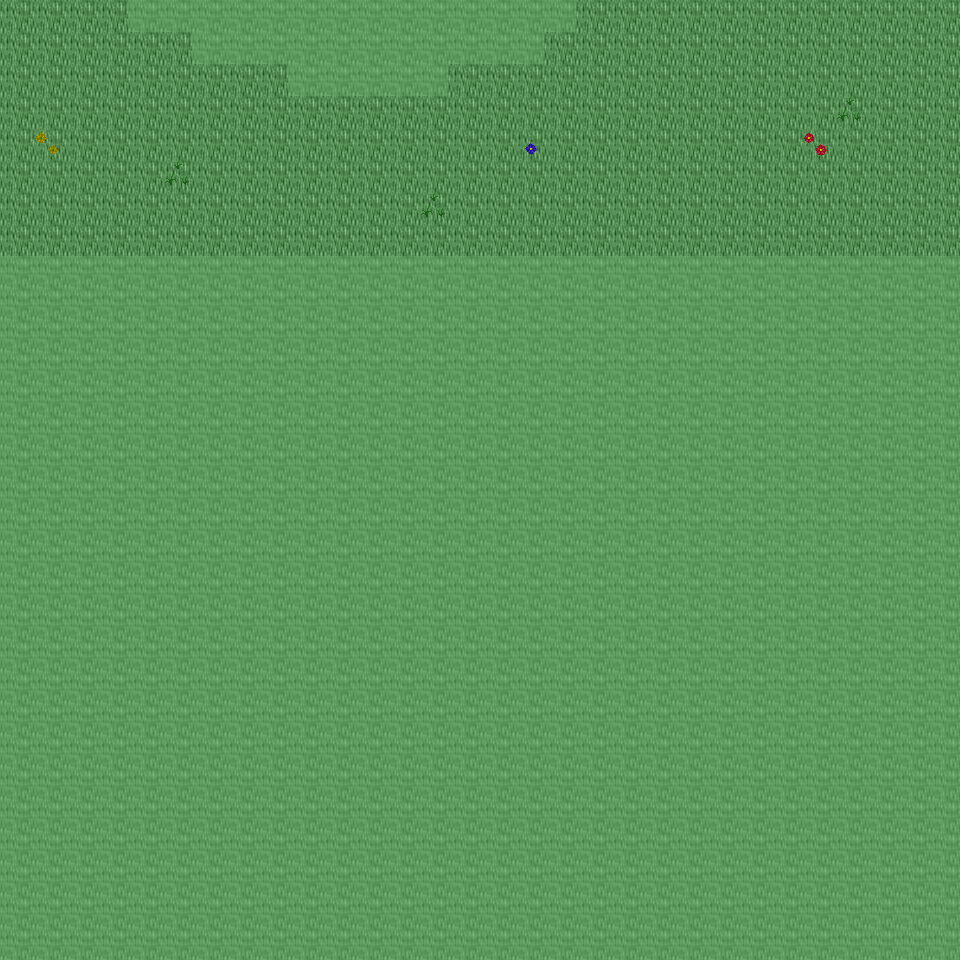

The image is a tile-based game level rendered from a .tmx file. Its description and source (layers, tilesets, objects; grid data summarised) follow:
An orthogonal 30x30 tile map with 32x32 px tiles, 6 tile layers (Ground, Object, Object2, Above, ...), 30 tilesets and 4 objects (4x mapchange).

<map version="1.0" orientation="orthogonal" renderorder="right-down" width="30" height="30" tilewidth="32" tileheight="32" nextobjectid="5">
  <tileset firstgid="1" name="tileset_ground_ground" tilewidth="32" tileheight="32" tilecount="33" columns="3">
    <image source="../drawable/tileset_ground_ground.png" width="96" height="352" />
  </tileset>
  <tileset firstgid="34" name="tileset_ground_ridge_earth_dark" tilewidth="32" tileheight="32" tilecount="96" columns="12">
    <image source="../drawable/tileset_ground_ridge_earth_dark.png" width="384" height="256" />
  </tileset>
  <tileset firstgid="130" name="tileset_ground_ridge_earth_pale" tilewidth="32" tileheight="32" tilecount="96" columns="12">
    <image source="../drawable/tileset_ground_ridge_earth_pale.png" width="384" height="256" />
  </tileset>
  <tileset firstgid="226" name="tileset_ground_earth_edges" tilewidth="32" tileheight="32" tilecount="18" columns="6">
    <image source="../drawable/tileset_ground_earth_edges.png" width="192" height="96" />
  </tileset>
  <tileset firstgid="244" name="tileset_ground_rock_pebbles" tilewidth="32" tileheight="32" tilecount="3" columns="1">
    <image source="../drawable/tileset_ground_rock_pebbles.png" width="32" height="96" />
  </tileset>
  <tileset firstgid="247" name="tileset_plant_grasses" tilewidth="32" tileheight="32" tilecount="6" columns="3">
    <image source="../drawable/tileset_plant_grasses.png" width="96" height="64" />
  </tileset>
  <tileset firstgid="253" name="tileset_plant_flower_daisy_yellow" tilewidth="32" tileheight="32" tilecount="8" columns="2">
    <image source="../drawable/tileset_plant_flower_daisy_yellow.png" width="64" height="128" />
  </tileset>
  <tileset firstgid="261" name="tileset_plant_bush_bushes" tilewidth="32" tileheight="32" tilecount="10" columns="5">
    <image source="../drawable/tileset_plant_bush_bushes.png" width="160" height="64" />
  </tileset>
  <tileset firstgid="271" name="tileset_plant_flower_daisy_red" tilewidth="32" tileheight="32" tilecount="8" columns="2">
    <image source="../drawable/tileset_plant_flower_daisy_red.png" width="64" height="128" />
  </tileset>
  <tileset firstgid="279" name="tileset_plant_tree_tree_darkgreen" tilewidth="32" tileheight="32" tilecount="88" columns="8">
    <image source="../drawable/tileset_plant_tree_tree_darkgreen.png" width="256" height="352" />
  </tileset>
  <tileset firstgid="367" name="tileset_plant_flower_daisy_blue" tilewidth="32" tileheight="32" tilecount="8" columns="2">
    <image source="../drawable/tileset_plant_flower_daisy_blue.png" width="64" height="128" />
  </tileset>
  <tileset firstgid="375" name="tileset_item_corpse_skull_pale" tilewidth="32" tileheight="32" tilecount="2" columns="2">
    <image source="../drawable/tileset_item_corpse_skull_pale.png" width="64" height="32" />
  </tileset>
  <tileset firstgid="377" name="tileset_plant_vine" tilewidth="32" tileheight="32" tilecount="3" columns="1">
    <image source="../drawable/tileset_plant_vine.png" width="32" height="96" />
  </tileset>
  <tileset firstgid="380" name="tileset_plant_flower_daisy_white" tilewidth="32" tileheight="32" tilecount="8" columns="2">
    <image source="../drawable/tileset_plant_flower_daisy_white.png" width="64" height="128" />
  </tileset>
  <tileset firstgid="388" name="tileset_item_corpse_huge_animal" tilewidth="32" tileheight="32" tilecount="16" columns="2">
    <image source="../drawable/tileset_item_corpse_huge_animal.png" width="64" height="256" />
  </tileset>
  <tileset firstgid="404" name="tileset_building_fence_fence_chunky" tilewidth="32" tileheight="32" tilecount="21" columns="3">
    <image source="../drawable/tileset_building_fence_fence_chunky.png" width="96" height="224" />
  </tileset>
  <tileset firstgid="425" name="tileset_ground_eye" tilewidth="32" tileheight="32" tilecount="9" columns="3">
    <image source="../drawable/tileset_ground_eye.png" width="96" height="96" />
  </tileset>
  <tileset firstgid="434" name="tileset_logic_collision" tilewidth="32" tileheight="32" tilecount="1" columns="1">
    <image source="../drawable/tileset_logic_collision.png" width="32" height="32" />
  </tileset>
  <tileset firstgid="435" name="tileset_plant_tree_taller_trees" tilewidth="32" tileheight="32" tilecount="32" columns="8">
    <image source="../drawable/tileset_plant_tree_taller_trees.png" width="256" height="128" />
  </tileset>
  <tileset firstgid="467" name="tileset_plant_tree_spruce" tilewidth="32" tileheight="32" tilecount="6" columns="2">
    <image source="../drawable/tileset_plant_tree_spruce.png" width="64" height="96" />
  </tileset>
  <tileset firstgid="473" name="tileset_ground_blue_paving" tilewidth="32" tileheight="32" tilecount="2" columns="1">
    <image source="../drawable/tileset_ground_blue_paving.png" width="32" height="64" />
  </tileset>
  <tileset firstgid="475" name="tileset_ground_grass_edges" tilewidth="32" tileheight="32" tilecount="36" columns="12">
    <image source="../drawable/tileset_ground_grass_edges.png" width="384" height="96" />
  </tileset>
  <tileset firstgid="511" name="tileset_ground_grass_corners" tilewidth="32" tileheight="32" tilecount="24" columns="6">
    <image source="../drawable/tileset_ground_grass_corners.png" width="192" height="128" />
  </tileset>
  <tileset firstgid="535" name="tileset_building_house_pink_blue" tilewidth="32" tileheight="32" tilecount="99" columns="11">
    <image source="../drawable/tileset_building_house_pink_blue.png" width="352" height="288" />
  </tileset>
  <tileset firstgid="634" name="tileset_building_fence_stone_fence_white" tilewidth="32" tileheight="32" tilecount="9" columns="3">
    <image source="../drawable/tileset_building_fence_stone_fence_white.png" width="96" height="96" />
  </tileset>
  <tileset firstgid="643" name="tileset_plant_tree_pine_tree" tilewidth="32" tileheight="32" tilecount="20" columns="4">
    <image source="../drawable/tileset_plant_tree_pine_tree.png" width="128" height="160" />
  </tileset>
  <tileset firstgid="663" name="tileset_furniture_chair_bench_wooden" tilewidth="32" tileheight="32" tilecount="8" columns="2">
    <image source="../drawable/tileset_furniture_chair_bench_wooden.png" width="64" height="128" />
  </tileset>
  <tileset firstgid="671" name="tileset_item_postbox" tilewidth="32" tileheight="32" tilecount="4" columns="2">
    <image source="../drawable/tileset_item_postbox.png" width="64" height="64" />
  </tileset>
  <tileset firstgid="675" name="tileset_furniture_light_lamp_blue" tilewidth="32" tileheight="32" tilecount="3" columns="1">
    <image source="../drawable/tileset_furniture_light_lamp_blue.png" width="32" height="96" />
  </tileset>
  <tileset firstgid="678" name="tileset_plant_bushes_and_trees" tilewidth="32" tileheight="32" tilecount="144" columns="16">
    <image source="../drawable/tileset_plant_bushes_and_trees.png" width="512" height="289" />
  </tileset>
  <layer name="Ground" width="30" height="30">
    <data>[900 cells, 240 non-empty, 2 distinct tile ids]</data>
  </layer>
  <layer name="Object" width="30" height="30">
    <data>[900 cells, 30 non-empty, 9 distinct tile ids]</data>
  </layer>
  <layer name="Object2" width="30" height="30">
    <data>[900 cells, 6 non-empty, 4 distinct tile ids]</data>
  </layer>
  <layer name="Above" width="30" height="30">
    <data>[900 cells, 0 non-empty, 0 distinct tile ids]</data>
  </layer>
  <layer name="Above2" width="30" height="30">
    <data>[900 cells, 0 non-empty, 0 distinct tile ids]</data>
  </layer>
  <layer name="Walkable" width="30" height="30">
    <data>[900 cells, 690 non-empty, 1 distinct tile ids]</data>
  </layer>
  <objectgroup name="MapEvents">
    <!-- 4 objects omitted --></objectgroup>
</map>
<!-- 4 of 4 objects omitted -->
